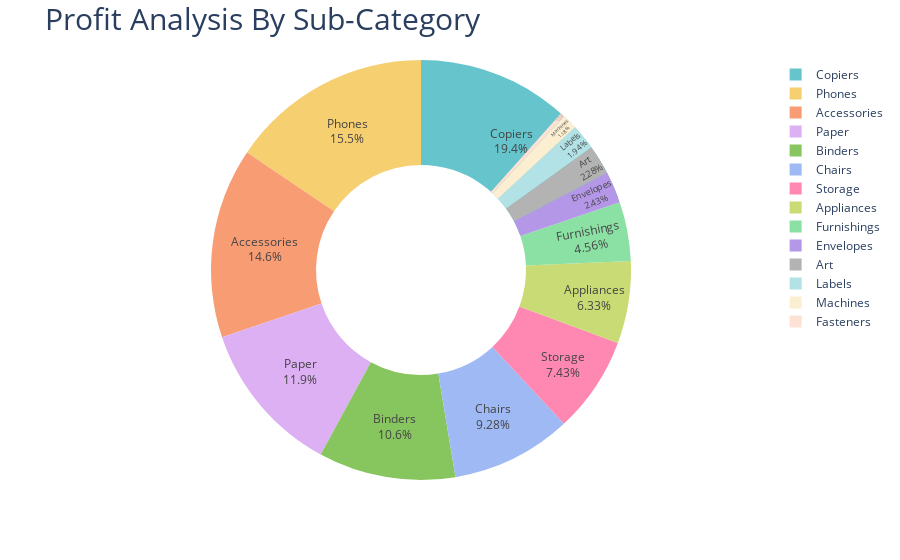

Notebook code for this chart:
### Code cell
fig = px.pie(profit_by_subcategory,
            values = 'Profit',
            names = 'Sub-Category',
            hole = 0.5,
            color_discrete_sequence = px.colors.qualitative.Pastel)

fig.update_traces(textposition = 'inside', textinfo = 'percent + label')
fig.update_layout(title_text = 'Profit Analysis By Sub-Category', title_font  = dict(size = 30))

fig.show()

### Figure 1 — Plotly figure (JSON) as saved in the notebook; plotly's stock layout.template omitted (floating-point values rounded to 4 significant figures)
{"data": [{"domain": {"x": [0, 1], "y": [0, 1]}, "hole": 0.5, "hovertemplate": "Sub-Category=%{label}<br>Profit=%{value}<extra></extra>", "labels": ["Accessories", "Appliances", "Art", "Binders", "Bookcases", "Chairs", "Copiers", "Envelopes", "Fasteners", "Furnishings", "Labels", "Machines", "Paper", "Phones", "Storage", "Supplies", "Tables"], "legendgroup": "", "name": "", "showlegend": true, "textinfo": "percent+label", "textposition": "inside", "type": "pie", "values": [41940.0, 18140.0, 6528.0, 30220.0, -3473.0, 26590.0, 55620.0, 6964.0, 949.5, 13060.0, 5546.0, 3385.0, 34050.0, 44520.0, 21280.0, -1189.0, -17730.0]}], "layout": {"legend": {"tracegroupgap": 0}, "margin": {"t": 60}, "piecolorway": ["rgb(102, 197, 204)", "rgb(246, 207, 113)", "rgb(248, 156, 116)", "rgb(220, 176, 242)", "rgb(135, 197, 95)", "rgb(158, 185, 243)", "rgb(254, 136, 177)", "rgb(201, 219, 116)", "rgb(139, 224, 164)", "rgb(180, 151, 231)", "rgb(179, 179, 179)"], "title": {"font": {"size": 30}, "text": "Profit Analysis By Sub-Category"}}}
